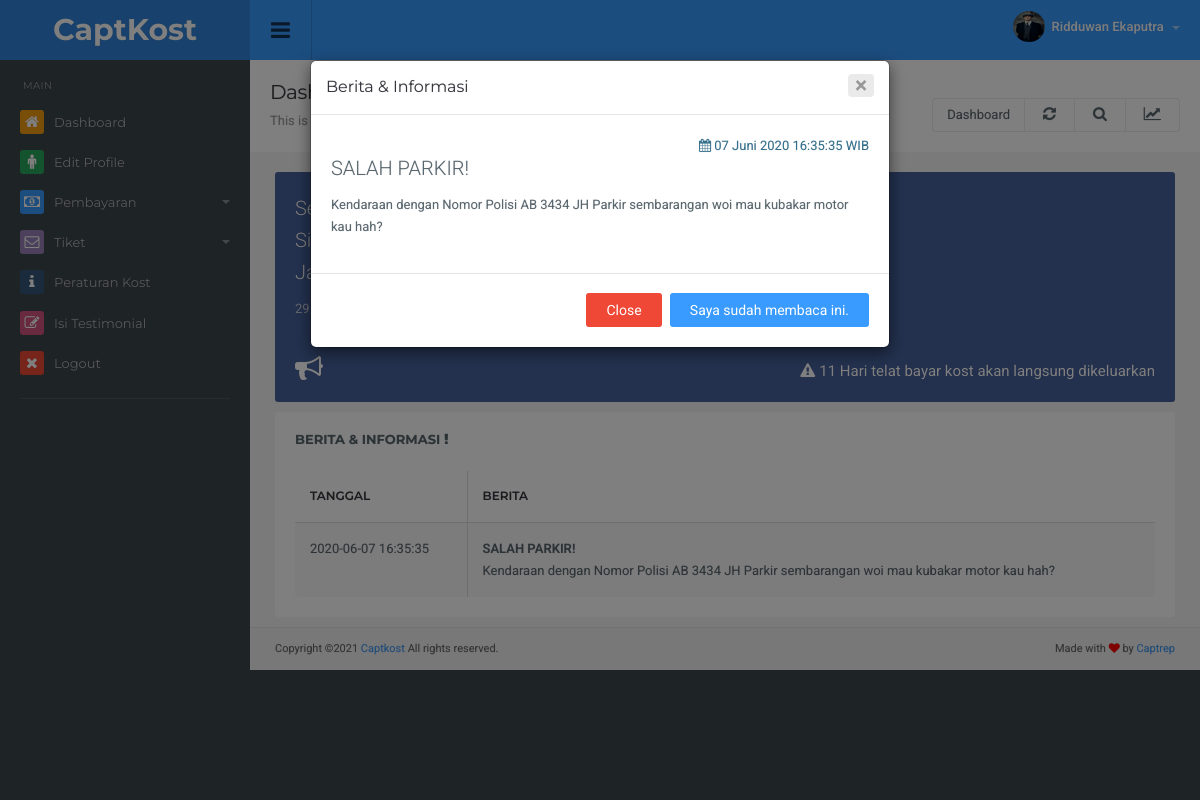
Page /member/index.php (signed in) on the committed database.
### tables this page shows
CREATE TABLE `identitas` (
  `id_identitas` int(3) NOT NULL,
  `nama` varchar(50) NOT NULL,
  `umur` int(2) NOT NULL,
  `pekerjaan` varchar(50) NOT NULL,
  `agama` varchar(10) NOT NULL,
  `jalan` varchar(50) NOT NULL,
  `desa` varchar(50) NOT NULL,
  `kecamatan` varchar(50) NOT NULL,
  `kabupaten` varchar(50) NOT NULL,
  `foto` varchar(50) NOT NULL,
  `id_penghuni` int(3) NOT NULL
);

CREATE TABLE `informasi` (
  `id` int(3) NOT NULL,
  `tanggal` date NOT NULL,
  `jam` time NOT NULL,
  `judul` varchar(50) NOT NULL,
  `konten` text NOT NULL
);

### member/durasi.php (called while the page is built)
<?php
include("../lib/koneksi.php");
 function durasi($username){
    global $koneksi;
    $query = mysqli_query($koneksi,"SELECT * FROM penghuni WHERE username = '$username'");
    $rows=mysqli_fetch_assoc($query);
    $sekarang = date('Y-m-d');
    $tgl = $rows['tgl_expired'];
    $awal = strtotime($sekarang);
    $akhir = strtotime($tgl);
    $sisa = $akhir - $awal;
    $durasi = floor($sisa / (60 * 60 * 24));
    return $durasi;
 }
?>

### member/index.php (the view, shortened to what this page needs)
<?php
include("../lib/koneksi.php");
  $id = $_SESSION['id_penghuni'];
  $status = $_SESSION['status'];
if  (!isset($_SESSION['username']) and !isset($_SESSION['password']))  {
  header("location:login.php");
}elseif($status == "Deactivated"){
  header("location:deactivated.php");
}elseif($status == "New"){
  header("location:new.php");
}else {
  include("durasi.php");
  include("check.php");
  $sql_user = "SELECT p.username,p.status,p.tgl_expired,i.nama,i.umur,i.pekerjaan,i.agama,i.jalan,i.desa,i.kecamatan,i.kabupaten,i.foto FROM penghuni p, identitas i WHERE p.id_penghuni=i.id_penghuni AND i.id_penghuni='$id'";
  $query_user = mysqli_query($koneksi,$sql_user);
  $data_user = mysqli_fetch_assoc($query_user);
    $username = $data_user['username'];
    $nama     = $data_user['nama'];
    $foto     = $data_user['foto'];
    $durasi   = durasi($username);
    function tgl_indo($tanggal){
      $bulan = array (
        1 =>   'Januari',
        'Februari',
        'Maret',
        'April',
        'Mei',
        'Juni',
        'Juli',
        'Agustus',
        'September',
        'Oktober',
        'November',
        'Desember'
      );
      $pecahkan = explode('-', $tanggal);
      return $pecahkan[2] . ' ' . $bulan[ (int)$pecahkan[1] ] . ' ' . $pecahkan[0];
    }
?>
<!DOCTYPE html>
<html lang="en">
  <head>
  <link href="../admin/css/root.css" rel="stylesheet">
  </head>
  <body>
  <div id="top" class="clearfix">
    <div class="applogo">
      <a href="index.html" class="logo">CaptKost</a>
    </div>
    <a href="#" class="sidebar-open-button"><i class="fa fa-bars"></i></a>
    <ul class="top-right">
    <li class="dropdown link">
      <a href="#" data-toggle="dropdown" class="dropdown-toggle profilebox"><img src="img/fotouser/<?=$foto;?>" alt="img"><b><?= $nama;?> </b><span class="caret"></span></a>
        </ul>
  </div>
<?php
  include ('sidebar.php');
?>
<div class="content">
  <div class="page-header">
    <h1 class="title">Dashboard</h1>
      <ol class="breadcrumb">
        <li class="active">This is a quick overview of some features</li>
    </ol>
    <div class="right">
      <div class="btn-group" role="group" aria-label="...">
        <a href="" class="btn btn-light">Dashboard</a>
        <a href="" class="btn btn-light"><i class="fa fa-refresh"></i></a>
        <a href="#" class="btn btn-light"><i class="fa fa-search"></i></a>
        <a href="#" class="btn btn-light" id="topstats"><i class="fa fa-line-chart"></i></a>
      </div>
    </div>
  </div>
<div class="container-widget">
  <div class="row">
    <div class="col-md-12">
       <div class="widget socialbox" style="background:#47639E; height:230px;">
          <p class="text">
          Selamat datang, <b><?= $nama; ?></b><br>
          <?php
  if ($durasi == "0") {?>
      Hari ini adalah tenggat waktu pembayaran kost
   <?php }else if($durasi == "-1") {?>
      Kamu udah telat bayar kost 1 hari<br>
      Jadi kamu kena denda Rp. <?= number_format(denda($durasi,$username));?>
   <?php }else if($durasi == "-2") {?>
      Kamu udah telat bayar kost 2 hari<br>
      Jadi kamu kena denda Rp. <?= number_format(denda($durasi,$username));?>
   <?php }else if($durasi == "-3") {?>
     Kamu udah telat bayar kost 3 hari<br>
      Jadi kamu kena denda Rp. <?= number_format(denda($durasi,$username));?>
   <?php }else if($durasi == "-4") {?>
      Kamu udah telat bayar kost 4 hari<br>
      Jadi kamu kena denda Rp. <?= number_format(denda($durasi,$username));?>
   <?php }else if($durasi == "-5") {?>
      Kamu udah telat bayar kost 5 hari<br>
      Jadi kamu kena denda Rp. <?= number_format(denda($durasi,$username));?>
   <?php }else if($durasi == "-6") {?>
      Kamu udah telat bayar kost 6 hari<br>
      Jadi kamu kena denda Rp. <?= number_format(denda($durasi,$username));?>
   <?php }else if($durasi == "-7") {?>
      Kamu udah telat bayar kost 7 hari<br>
      Jadi kamu kena denda Rp. <?= number_format(denda($durasi,$username));?>
   <?php }else if($durasi == "-8") {?>
      Kamu udah telat bayar kost 8 hari<br>
      Jadi kamu kena denda Rp. <?= number_format(denda($durasi,$username));?>
   <?php }else if($durasi == "-9") {?>
      Kamu udah telat bayar kost 9 hari<br>
      Jadi kamu kena denda Rp. <?= number_format(denda($durasi,$username));?>
   <?php }else if($durasi == "-10") {?>
      Kamu udah telat bayar kost 10 hari<br>
      Jadi kamu kena denda Rp. <?= number_format(denda($durasi,$username));?>
   <?php }else{?>
      Sisa durasi kost kamu adalah <b><?= $durasi;?></b> Hari lagi<br>
      Jangan lupa bayar kost ya!
   <?php }?>
          </p>
          <p class="text-info"><?=tgl_indo(date('Y-m-d'));?>, Pukul <?=date('G:i:s');?> WIB</p>
          <div class="logo"><i class="fa fa-bullhorn"></i></div>
          <ul class="info">
          <li><i class="fa fa-exclamation-triangle"></i>11 Hari telat bayar kost akan langsung dikeluarkan</li>
        </ul>
       </div>
    </div>
    <div class="col-md-12">
      <div class="panel panel-widget">
        <div class="panel-title">
        Berita & Informasi  <i class="fa fa-exclamation"></i>
        </div>
        <div class="panel-body table-responsive">
          <table class="table table-bordered table-striped">
            <thead>
              <tr>
                <td width="20%">Tanggal</td>
                <td>Berita</td>
              </tr>
            </thead>
            <tbody>
              <?php
              $querybc = mysqli_query($koneksi,"SELECT * FROM informasi ORDER BY ID DESC LIMIT 5");
              while ($bc = mysqli_fetch_assoc($querybc)):
              ?>
              <tr>
                <td><?=$bc['tanggal']." ".$bc['jam'];?></td>
                <td>
                  <b><?=$bc['judul'];?></b><br>
                  <?=$bc['konten'];?>
                </td>
              </tr>
              <?php endwhile ?>
            </tbody>
          </table>
        </div>
      </div>
    </div>
</div>
</div>
<?php
include "footer.php";
?>
</div>
<div class="modal fade" id="popupInfo" tabindex="-1" role="dialog" aria-hidden="true">
              <div class="modal-dialog">
                <div class="modal-content">
                  <div class="modal-header">
                    <button type="button" class="close" data-dismiss="modal" aria-label="Close"><span aria-hidden="true">&times;</span></button>
                    <h4 class="modal-title">Berita & Informasi</h4>
                  </div>
                  <div class="modal-body">
                  <div class="text-right">
                    <?php
                    $qmodalbc = mysqli_query($koneksi,"SELECT * FROM informasi ORDER BY ID DESC LIMIT 1");
                    $modalbc = mysqli_fetch_assoc($qmodalbc);
                    ?>
                  <span class="text-info"><i class="fa fa-calendar"></i> <?= tgl_indo($modalbc['tanggal'])." ".$modalbc['jam'];?> WIB</span><br>
                  </div>
                  <div class="panel-heading"><?= $modalbc['judul']; ?></div>
                  <?= $modalbc['konten']; ?>
                  </div>
                  <div class="modal-footer">
                    <button type="button" class="btn btn-danger" data-dismiss="modal">Close</button>
                    <button type="button" class="btn btn-default" onclick="is_read_info()">Saya sudah membaca ini.</button>
                  </div>
                </div>
              </div>
            </div>
</body>
</html>
<?php
} ?>

### rows in the picture
identitas: foto (picture), nama "Ridduwan Ekaputra"
informasi: tanggal "2020-06-07", jam "16:35:35", judul "SALAH PARKIR!", konten "Kendaraan dengan Nomor Polisi AB 3434 JH Parkir sembarangan woi mau kubakar motor kau hah?", tanggal "07 Juni 2020"
